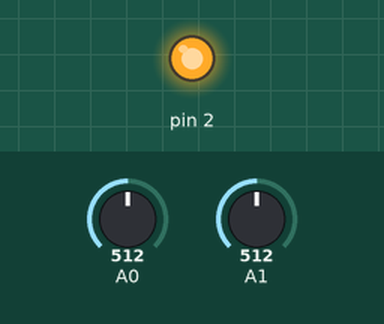
A sketch run on a simulated Arduino Uno, built with avr-gcc and run on an emulated ATmega328P. Shown: output pins drawn as LEDs (lit = HIGH). The test bench sets the inputs (shaded band); at power-on: A0 = 512, A1 = 512. What the sketch prints to the serial monitor is not drawn.

Above: at 1.2 s.
1.3 s: A0 set to 106
At 4.0 s:
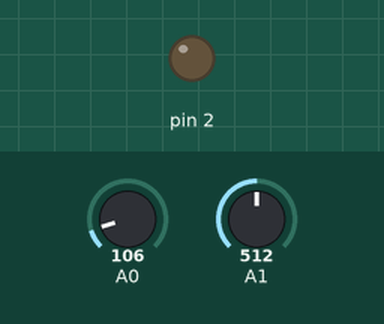
4.3 s: A0 set to 95
Timing chart, 0 to 11.1 s (numbered marks = the images above; inputs shaded):
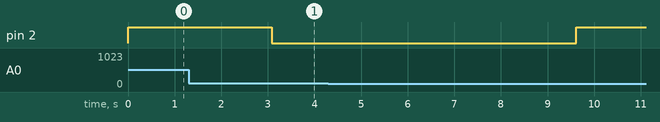

The sketch:

solar_panel.ino
```cpp
int readings_a0[150];
int readings_a1[150];

void setup() {
  Serial.begin(9600);
  pinMode(2, OUTPUT);
}

void loop() {
  digitalWrite(2, HIGH);
  delay(50);
  for (int i=0;i<150;i++) {
    readings_a0[i] = analogRead(A0);
    readings_a1[i] = analogRead(A1);

    delay(20);
  }
  digitalWrite(2, LOW);
  Serial.println();
  Serial.println(F("A0 readings :"));
  for (int i=0;i<150;i++) {
    Serial.print(readings_a0[i]);
    Serial.print(F(", "));

  }
  Serial.println();
  Serial.println(F("A1 readings :"));
  for (int i=0;i<150;i++) {
    Serial.print(readings_a1[i]);
    Serial.print(F(", "));

  }
  Serial.println();
  delay(5000);

}
```
